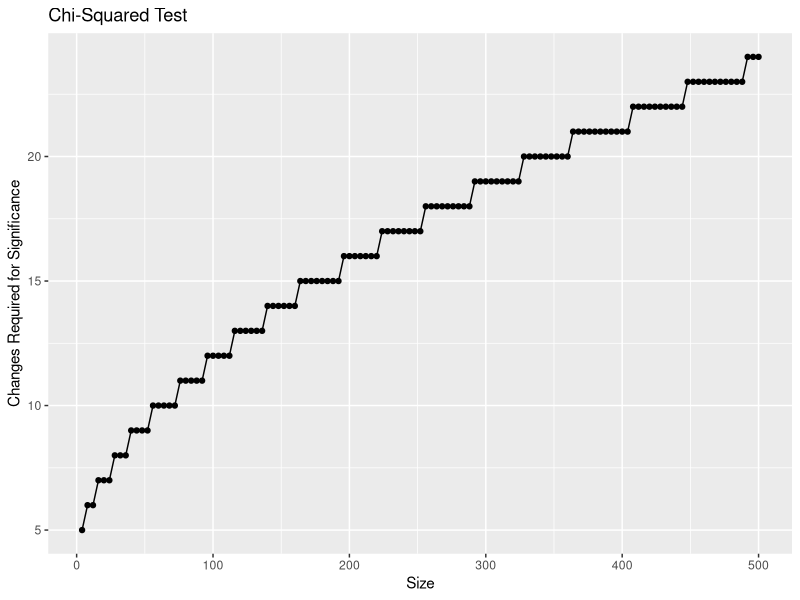
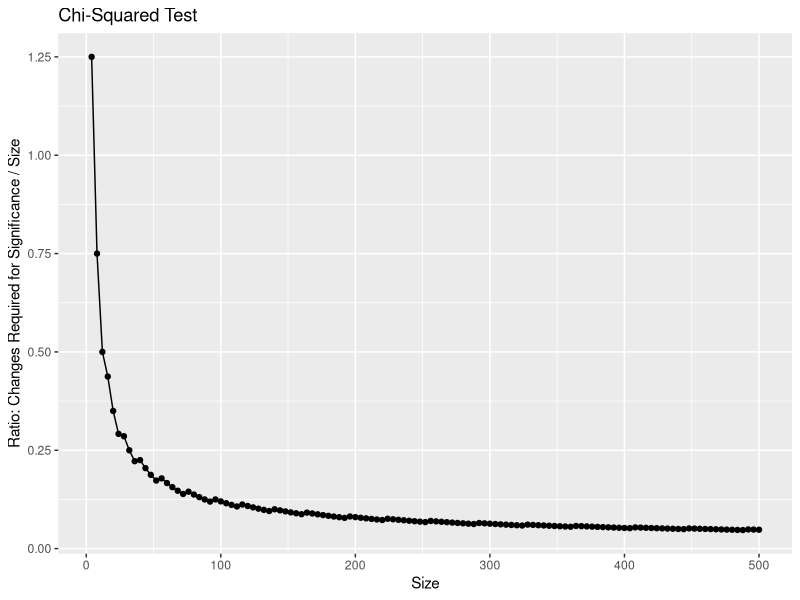
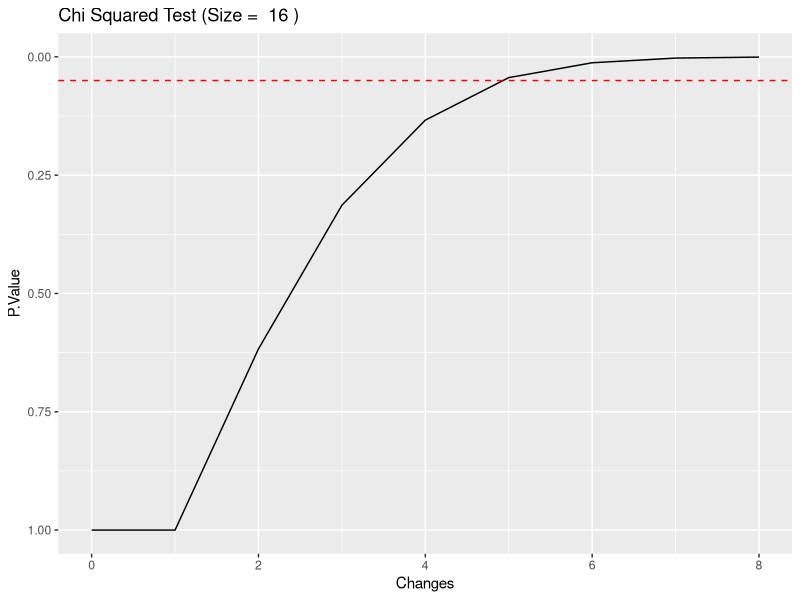
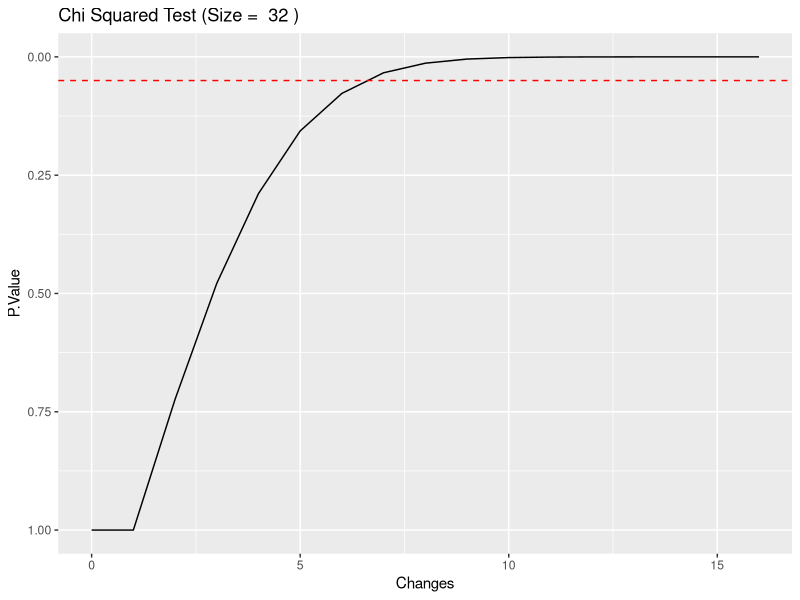
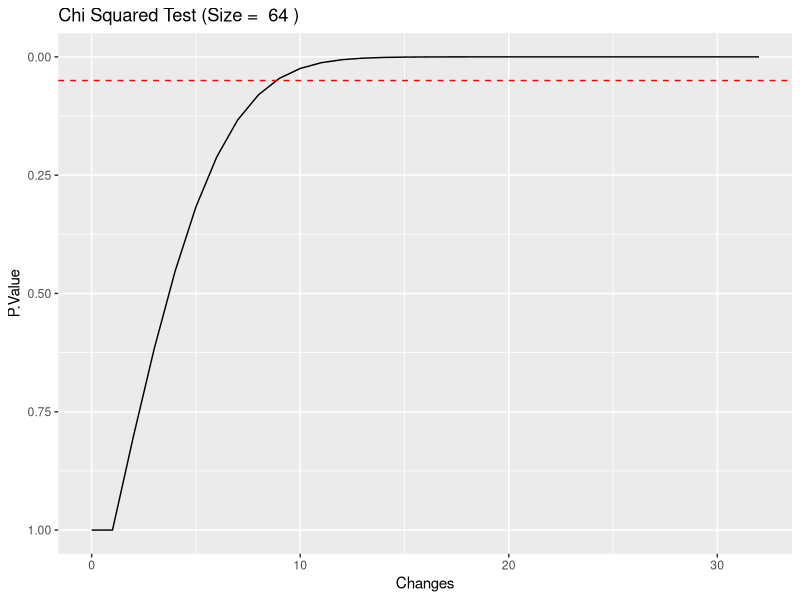
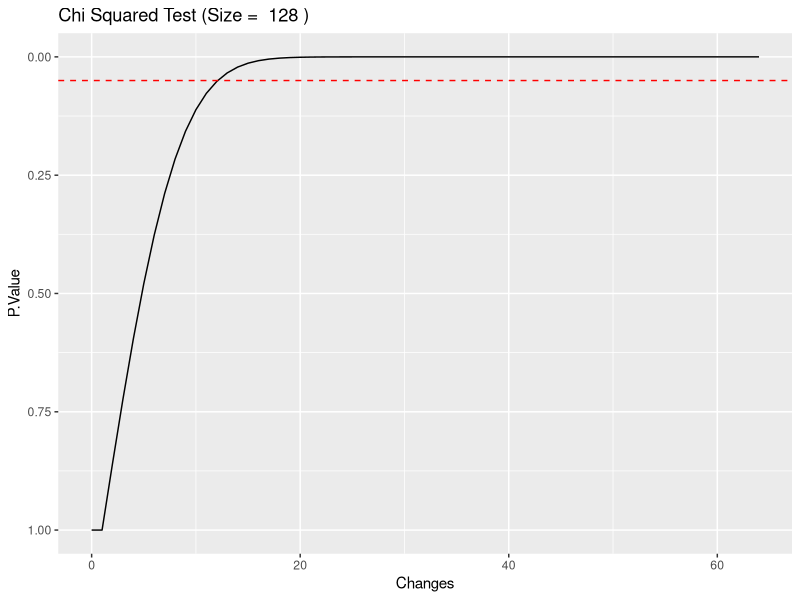
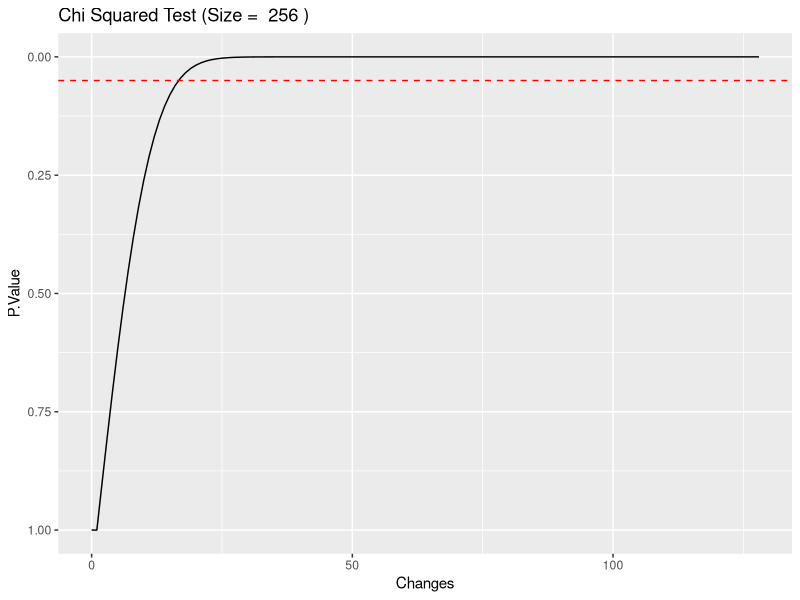
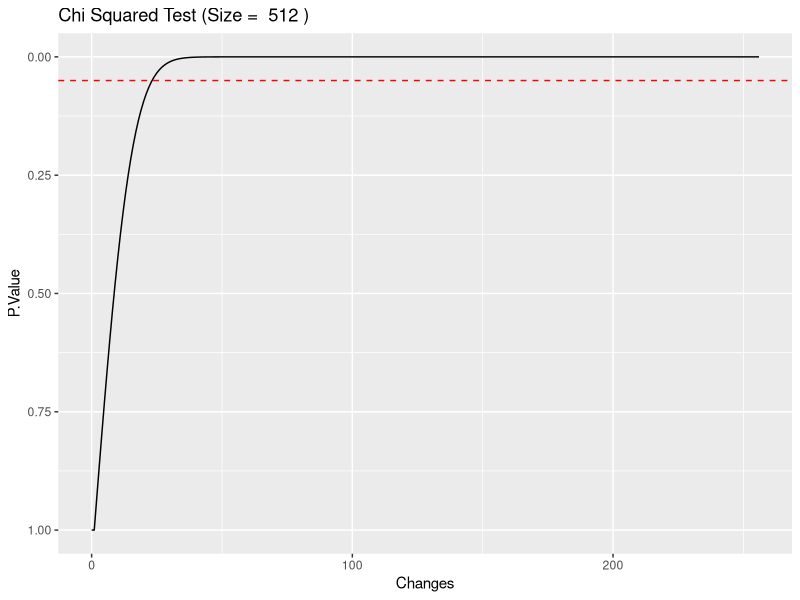

Here is the R script that generated these plots, in order:
library(ggplot2)

simulate_chi <- function(n,figure=TRUE){
  d <- data.frame(a=c(n,n),b=c(n,n))
  nums = c(0)
  p_values  =c(chisq.test(d)$p.value)
  n2 <- n * 2
  changes_at_significance = -1
  for( i in seq(1,n2)){
    #move 1
    if( i %% 2 == 0){
      #move false negative to true positive
      d[1,1] = d[1,1] + 1
      d[1,2] = d[1,2] - 1
    }else{
      #move false postiive to true negative
      d[2,2] = d[2,2] + 1
      d[2,1] = d[2,1] - 1
    }
    fisher = chisq.test(d)$p.value
    if(fisher <= 0.05 & changes_at_significance == -1){
      changes_at_significance = i
    }
    p_values <- append(fisher,p_values)
  }
  p_values <- rev(p_values)
  nums = seq(0,n2)
  
  results = data.frame(Changes=nums,P.Value=p_values)
  
  p <- ggplot(data=results,aes(x=Changes,y=P.Value)) + geom_line() + 
    scale_y_reverse( lim=c(1.00,0.00)) + 
    geom_hline(yintercept=0.05, linetype="dashed", color = "red") + 
    ggtitle(paste('Chi Squared Test (Size = ',(n*4),')'))
  if(figure){
    ggsave(paste('chi_squared_',(n*4),'.png',sep=''),p) 
  }
  return(changes_at_significance)
}

simulate_chi(4)
simulate_chi(8)
simulate_chi(16)
simulate_chi(32)
simulate_chi(64)
simulate_chi(128)

changes_at_sig = c()
for(i in seq(4,128)){
  r = simulate_chi(i,FALSE)
  changes_at_sig = append(r,changes_at_sig)
}
changes_at_sig <- rev(changes_at_sig)
d <- data.frame(Size=(seq(4:128)*4),Changes_to_significance=changes_at_sig)

d$Ratio <- d$Changes_to_significance / d$Size

ggplot(data=d,aes(x=Size,y=Changes_to_significance)) + geom_point() + geom_line() + ylab('Changes Required for Significance')+ 
  ggtitle('Chi-Squared Test')
ggplot(data=d,aes(x=Size,y=Ratio)) + geom_point() + geom_line() + ylab('Ratio: Changes Required for Significance / Size') + 
  ggtitle('Chi-Squared Test')



